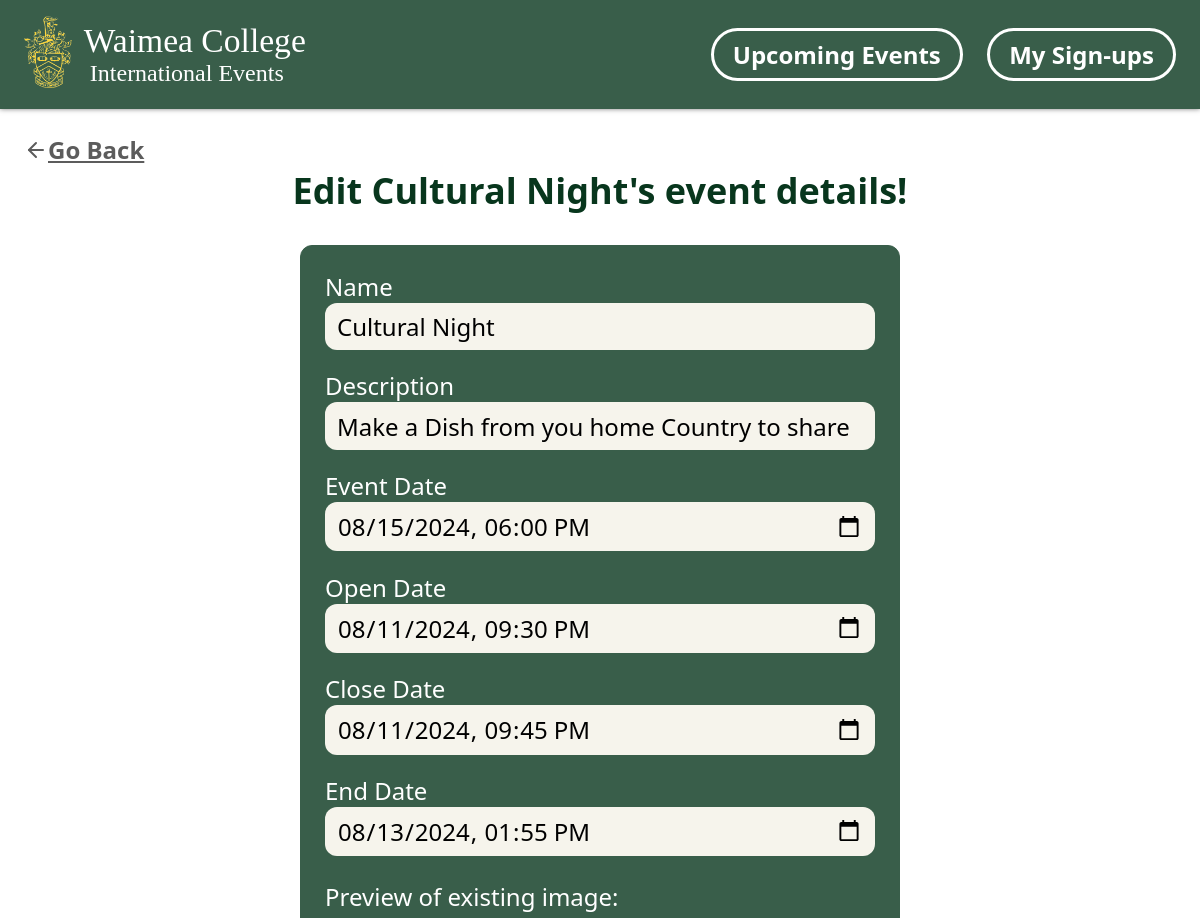
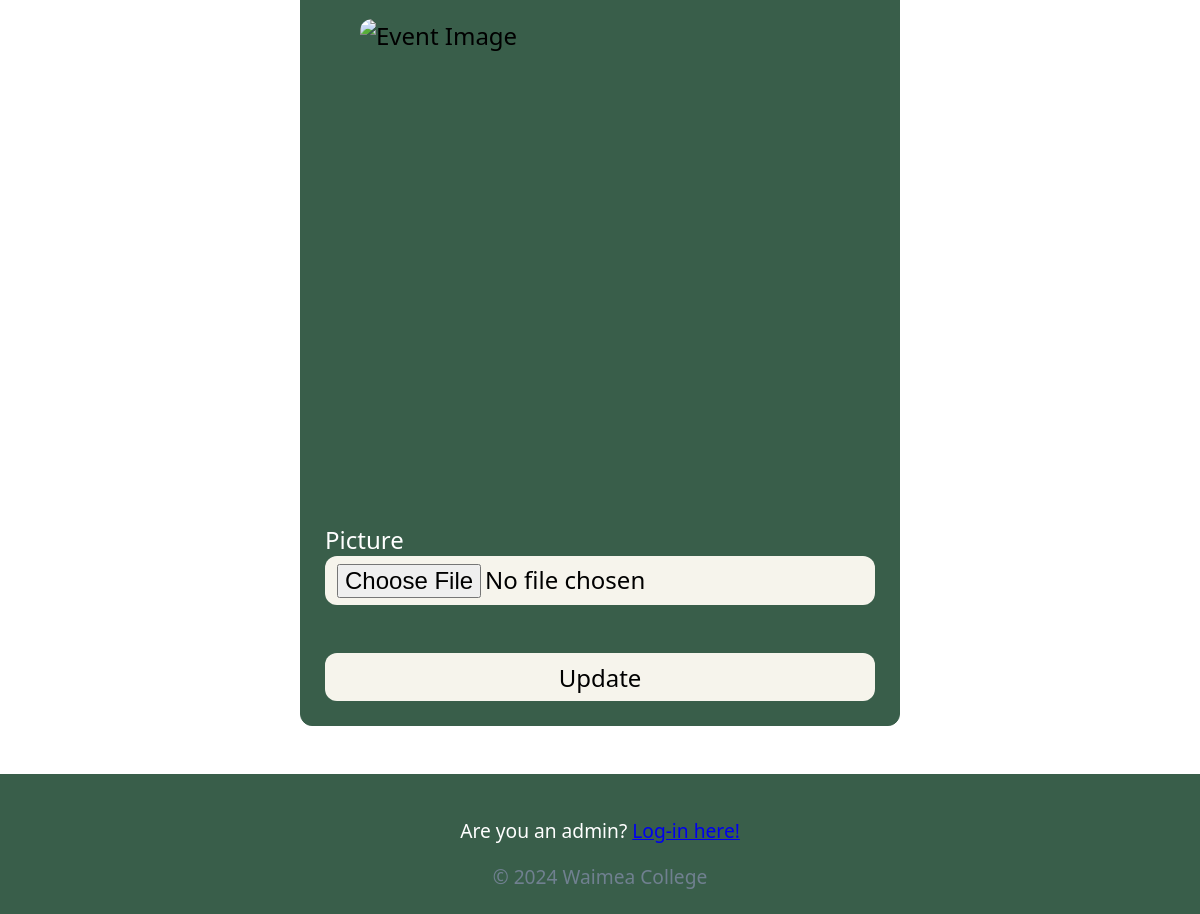
/site/editE-form.php?id=11, run on the app's committed database (2 pictures, top to bottom).
### tables this page shows
CREATE TABLE `events` (
  `id` int NOT NULL AUTO_INCREMENT,
  `name` varchar(100) NOT NULL,
  `description` varchar(5000) DEFAULT NULL,
  `event_date` datetime NOT NULL,
  `open_date` datetime NOT NULL,
  `close_date` datetime NOT NULL,
  `end_date` datetime NOT NULL,
  `picture_type` varchar(50) DEFAULT NULL,
  `picture_data` longblob,
  PRIMARY KEY (`id`)
);

### site/editE-form.php (the view, shortened to what this page needs)
<?php
include 'partials/top.php';
$eventID = $_GET['id'] ?? null;
echo '<a href="event-details.php?id=' . $eventID . '" role="button">
    <i data-feather="arrow-left"></i>
    Go Back
    </a>';
$db = connectToDB();
$query = 'SELECT * FROM events WHERE id=?';
try{
    $stmt = $db->prepare($query);
    $stmt->execute([$eventID]);
    $event = $stmt->fetch();
}
catch (PDOException $e) {
    consoleLog($e->getMessage(), 'DB event details Error', ERROR);
    die('There was an error getting event details to the database');
}
?>
<h2 class="centerize-title">Edit <?= $event['name'] ?>'s event details!</h2>
<form method="post" action="editE-complete.php" enctype="multipart/form-data">
    <label>Name</label>
    <input name="name" type="text" value="<?= $event['name'] ?>" required>
    <label>Description</label>
    <input name="description" type="text" value="<?= $event['description'] ?>">
    <label>Event Date</label>
    <input name="event-date" type="datetime-local" value="<?= $event['event_date'] ?>" required>
    <label>Open Date</label>
    <input name="open-date" type="datetime-local" value="<?= $event['open_date'] ?>" required>
    <label>Close Date</label>
    <input name="close-date" type="datetime-local" value="<?= $event['close_date'] ?>" required>
    <label>End Date</label>
    <input name="end-date" type="datetime-local" value="<?= $event['end_date'] ?>" required>
    <p>Preview of existing image:</p>
    <?php
    if(!$event['picture_type'] or !$event['picture_type']){
        echo '<p>No existing image</p>';
    }
    else{
        echo   '<img src="load-image.php?id=' . $eventID . '" class="detials-image" alt="Event Image">';
    }
    ?>
    <label>Picture</label>
    <input name="image" type="file" accept="images/*">
    <input type="submit" value="Update">
</form>
<?php
include 'partials/bottom.php';
?>

### site/css/styles.css (style rules this page uses)
* { box-sizing: border-box; }
html { font-family: system-ui, -apple-system, BlinkMacSystemFont, 'Segoe UI', Roboto, Oxygen, Ubuntu, Cantarell, 'Open Sans', 'Helvetica Neue', sans-serif; font-size: 24px; }
body { background-color: white; color: black; margin: 0; min-height: 100vh; display: flex; flex-direction: column; }
:root { --main-light-green: #395E4A; --cream: #F6F4EC; --main-yellow: #FFD738; --title-geeen: #08361D; }
.centerize-title { text-align: center; margin-top: 0; color: var(--title-geeen); }
img { display: block; max-width:100%; height: auto; margin: 1rem auto; }
img.detials-image { object-fit: cover; width: 20rem; height: 20rem; border-radius: 0.5rem; }
a[role=button] { display: flex; align-items: center; font-size: inherit; font-weight: 600; text-decoration: underline; color: rgb(92, 92, 92); cursor: pointer; }
form { width: 100%; max-width: 25rem; margin: 1rem auto; padding: 1rem; border: 1px solid var(--main-light-green); border-radius: 0.5rem; background-color: var(--main-light-green); }
form p { color: white; }
label { display: block; color: white; }
input, select, textarea { border-radius: 0.5rem; width: 100%; display: block; font: inherit; background-color: var(--cream); cursor: pointer; padding: 0.3rem 0.5rem; border-style: none; color: black; }
input[type=submit] { margin-top: 2rem; }
input:not(:last-child), select:not(:last-child) { margin-bottom: 0.8rem; }

### data on the page
events: name "Cultural Night", description "Make a Dish from you home Country to share", event-date "08/15/2024 18:00", open-date "08/11/2024 21:30", close-date "08/11/2024 21:45", end-date "08/13/2024 13:55"

### other printed values
SITE_NAME "Waimea College"
